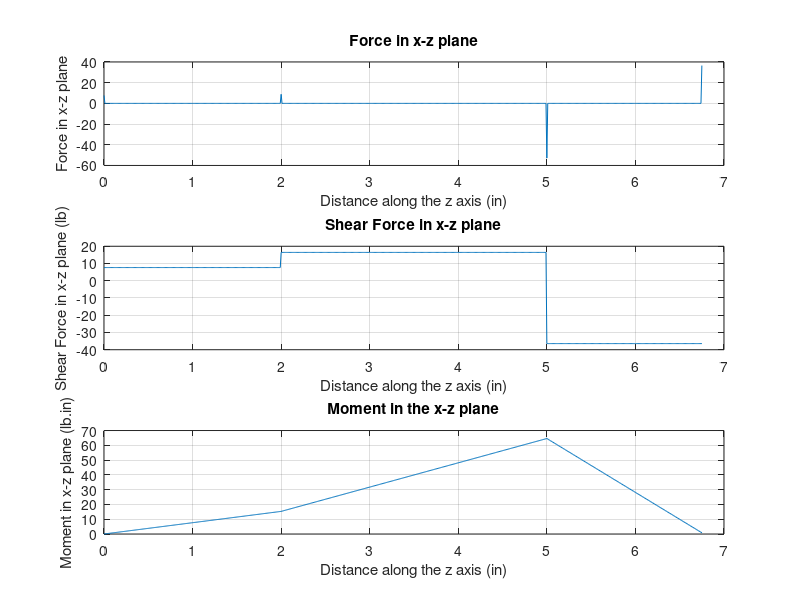
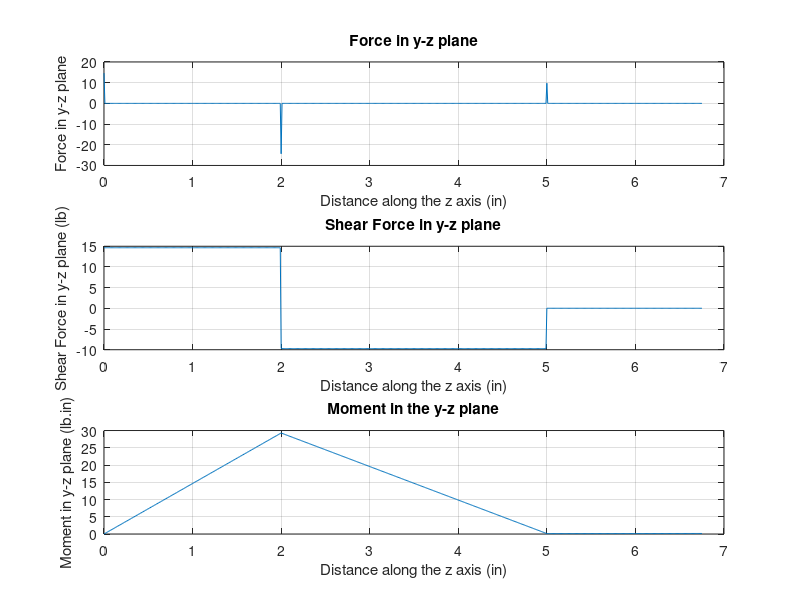

Write MATLAB code to recreate these figures, in order.
clc; clear all;
p = 2.0;
b = 5.0;
q = 6.75;

R1x = 7.65;
R2x = -52.87;
R1y = 14.64;
R2y = 9.74;
Fgr = 8.78;
Fgt = 24.36;
Fs = 36.54;

%%
z = 0:0.01:6.75;    % "

% Singularity functions for x-z plane
qxz = @(z) R1x .* (z==0) + Fgr .* (z==p) + R2x.*(z==b) + Fs .* (z==q);
Vxz = @(z) R1x .* (z>=0).*z.^0 + Fgr.*(z>=p).*(z-p).^0 + R2x .* (z>=b).*(z-b).^0 ...
    + Fs.*(z>=q).*(z-q);
Mxz = @(z) R1x .* (z>=0).*z + Fgr.*(z>=p).*(z-p) + R2x .* (z>=b).*(z-b) ...
    + Fs.*(z>=q).*(z-q);

% Singularity functions for y-z plane
qyz = @(z) R1y .* ( z==0) - Fgt .*(z==p) + R2y .* (z==b);
Vyz = @(z) R1y .*(z>=0).*z.^0 - Fgt .*(z>=p).*(z-p).^0 + R2y .* (z>=b).*(z-b).^0;
Myz = @(z) R1y .*(z>=0).*z - Fgt .*(z>=p).*(z-p) + R2y .* (z>=b).*(z-b);

%%
figure(1);

subplot(3,1,1);
plot(z,qxz(z)); grid on;
xlabel('Distance along the z axis (in)')
ylabel('Force in x-z plane');
title('Force in x-z plane');
%
subplot(3,1,2);
plot(z,Vxz(z));
grid on;
xlabel('Distance along the z axis (in)')
ylabel('Shear Force in x-z plane (lb)');
title('Shear Force in x-z plane');
%
subplot(3,1,3);
plot(z,Mxz(z));
xlabel('Distance along the z axis (in)')
ylabel('Moment in x-z plane (lb.in)')
grid on
title('Moment in the x-z plane');

figure(2);

subplot(3,1,1);
plot(z,qyz(z)); grid on;
xlabel('Distance along the z axis (in)')
ylabel('Force in y-z plane');
title('Force in y-z plane');
%
subplot(3,1,2);
plot(z,Vyz(z));
grid on;
xlabel('Distance along the z axis (in)')
ylabel('Shear Force in y-z plane (lb)');
title('Shear Force in y-z plane');
%
subplot(3,1,3);
plot(z,Myz(z));
xlabel('Distance along the z axis (in)')
ylabel('Moment in y-z plane (lb.in)')
grid on
title('Moment in the y-z plane');
A = 0;
B = 2;
C = 5;
D = 6.5;

M_A = sqrt(Mxz(A)^2 + Myz(A)^2)
M_B = sqrt(Mxz(B)^2 + Myz(B)^2)
M_C = sqrt(Mxz(C)^2 + Myz(C)^2)
M_D = sqrt(Mxz(D)^2 + Myz(D)^2)